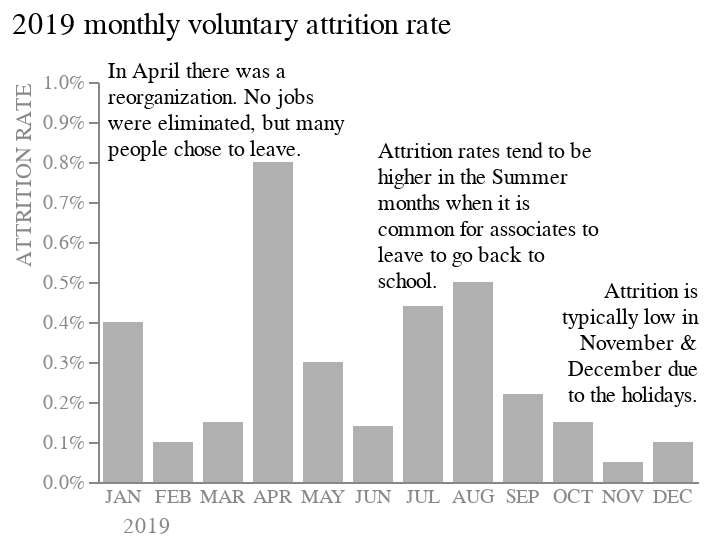

Notebook cell for this chart:
### Markdown cell above
#### Proximity

The "Proximity Principle" says that we tend to associate objects close to each other as being part of a single group. To apply this is our graph, we bring the texts near the data they represent.

### Code cell
# The text now needs to be broken into parts

text_april = alt.Chart(
    {"values": [{"text":  [
         'In April there was a', 'reorganization. No jobs', 'were eliminated, but many', 'people chose to leave.', 
         ]}]}
).mark_text(size = 11, align = "left", dx = -145, dy = -105).encode(
    text = "text:N"
)

text_summer = alt.Chart(
    {"values": [{"text":  [
        'Attrition rates tend to be', 'higher in the Summer',  'months when it is', 
         'common for associates to',
         'leave to go back to', 
         'school.'
         ]}]}
).mark_text(size = 11, align = "left", dx = -10, dy = -65).encode(
    text = "text:N"
)

text_nov_dec = alt.Chart(
    {"values": [{"text":  [
        'Attrition is', 'typically low in', 'November &', 'December due', 'to the holidays.'
         ]}]}
).mark_text(size = 11, align = "right", dx = 150, dy = 5).encode(
    text = "text:N"
)

# Now we sum the graphs, so that the texts lie on top of the bar, instead of next to it

final = bar + text_april + text_summer + text_nov_dec

final.configure_view(stroke = None)

### Figure 1 — Vega-Lite specification as saved in the notebook (floating-point values rounded to 4 significant figures)
{"config": {"view": {"continuousWidth": 300, "continuousHeight": 300, "stroke": null}}, "layer": [{"data": {"name": "data-0f748d12b71fa1969f524ef0b4d050d0"}, "mark": {"type": "bar", "color": "#b0b0b0", "size": 20}, "encoding": {"x": {"axis": {"labelAngle": 0, "labelColor": "#888888", "ticks": false, "titleAnchor": "start", "titleColor": "#888888", "titleFontWeight": "normal", "titleX": 12}, "field": "Date", "sort": null, "title": "2019", "type": "nominal"}, "y": {"axis": {"format": "%", "grid": false, "labelColor": "#888888", "tickCount": 10, "titleAnchor": "end", "titleColor": "#888888", "titleFontWeight": "normal"}, "field": "Rate", "scale": {"domain": [0, 0.01]}, "title": "ATTRITION RATE", "type": "quantitative"}}, "title": {"text": "2019 monthly voluntary attrition rate", "anchor": "start", "fontSize": 15, "fontWeight": "normal", "offset": 10}}, {"data": {"name": "data-239b44d597c5aa597b4b2ba0ef21b2fe"}, "mark": {"type": "text", "align": "left", "dx": -145, "dy": -105, "size": 11}, "encoding": {"text": {"field": "text", "type": "nominal"}}}, {"data": {"name": "data-4f633faab5fc0748d2be4f6339623fb0"}, "mark": {"type": "text", "align": "left", "dx": -10, "dy": -65, "size": 11}, "encoding": {"text": {"field": "text", "type": "nominal"}}}, {"data": {"name": "data-9722e718ce72dfe0a91be2651cccc364"}, "mark": {"type": "text", "align": "right", "dx": 150, "dy": 5, "size": 11}, "encoding": {"text": {"field": "text", "type": "nominal"}}}], "height": 200, "width": 300, "$schema": "https://vega.github.io/schema/vega-lite/v5.15.1.json", "datasets": {"data-0f748d12b71fa1969f524ef0b4d050d0": [{"Date": "JAN", "Rate": 0.004, "# exits": 120}, {"Date": "FEB", "Rate": 0.001, "# exits": 30}, {"Date": "MAR", "Rate": 0.0015, "# exits": 45}, {"Date": "APR", "Rate": 0.008, "# exits": 240}, {"Date": "MAY", "Rate": 0.003, "# exits": 90}, {"Date": "JUN", "Rate": 0.0014, "# exits": 42}, {"Date": "JUL", "Rate": 0.0044, "# exits": 132}, {"Date": "AUG", "Rate": 0.005, "# exits": 150}, {"Date": "SEP", "Rate": 0.0022, "# exits": 66}, {"Date": "OCT", "Rate": 0.0015, "# exits": 45}, {"Date": "NOV", "Rate": 0.0005, "# exits": 15}, {"Date": "DEC", "Rate": 0.001, "# exits": 30}], "data-239b44d597c5aa597b4b2ba0ef21b2fe": [{"text": ["In April there was a", "reorganization. No jobs", "were eliminated, but many", "people chose to leave."]}], "data-4f633faab5fc0748d2be4f6339623fb0": [{"text": ["Attrition rates tend to be", "higher in the Summer", "months when it is", "common for associates to", "leave to go back to", "school."]}], "data-9722e718ce72dfe0a91be2651cccc364": [{"text": ["Attrition is", "typically low in", "November &", "December due", "to the holidays."]}]}}
